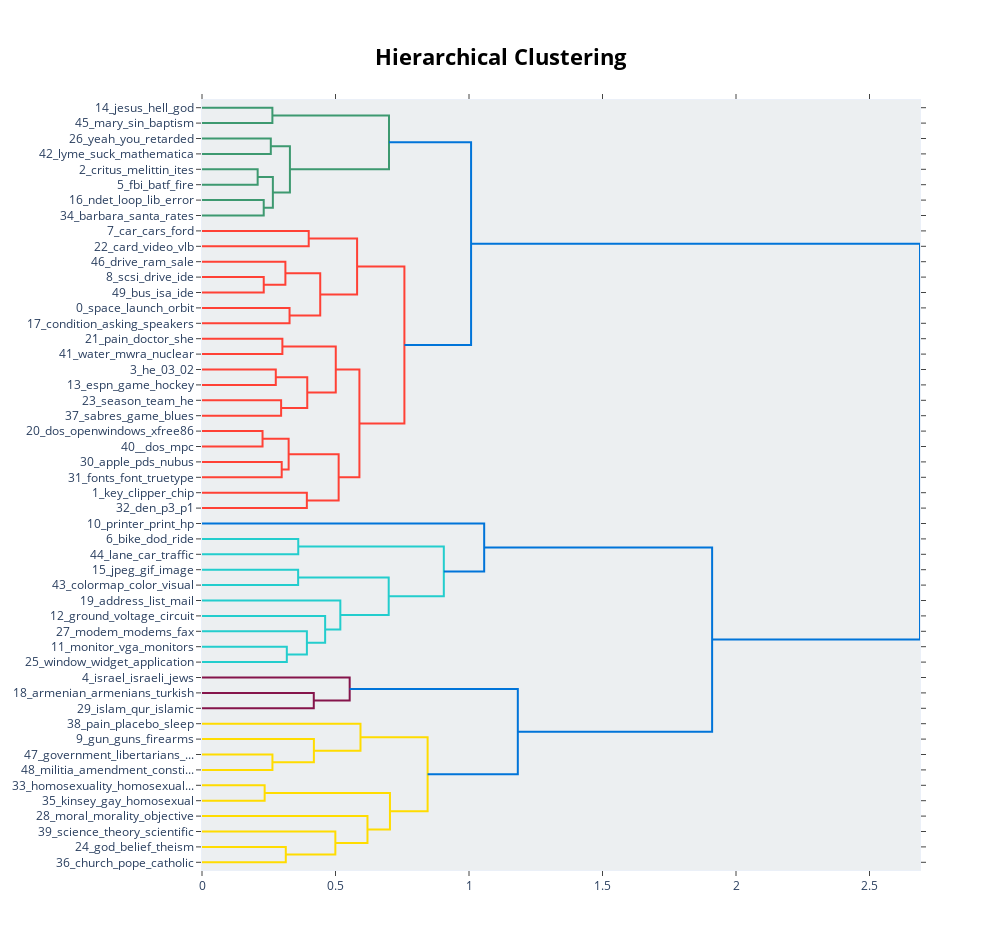

Notebook code for this chart:
### Code cell
topic_model.visualize_hierarchy(top_n_topics=50)

### Figure 1 — Plotly figure (JSON) as saved in the notebook; plotly's stock layout.template omitted (floating-point values rounded to 4 significant figures)
{"data": [{"hoverinfo": "text", "marker": {"color": "rgb(61,153,112)"}, "mode": "lines", "type": "scatter", "x": [0, 0.2636, 0.2636, 0], "xaxis": "x", "y": [-5, -5, -15, -15], "yaxis": "y"}, {"hoverinfo": "text", "marker": {"color": "rgb(61,153,112)"}, "mode": "lines", "type": "scatter", "x": [0, 0.2577, 0.2577, 0], "xaxis": "x", "y": [-25, -25, -35, -35], "yaxis": "y"}, {"hoverinfo": "text", "marker": {"color": "rgb(61,153,112)"}, "mode": "lines", "type": "scatter", "x": [0, 0.2085, 0.2085, 0], "xaxis": "x", "y": [-45, -45, -55, -55], "yaxis": "y"}, {"hoverinfo": "text", "marker": {"color": "rgb(61,153,112)"}, "mode": "lines", "type": "scatter", "x": [0, 0.2311, 0.2311, 0], "xaxis": "x", "y": [-65, -65, -75, -75], "yaxis": "y"}, {"hoverinfo": "text", "marker": {"color": "rgb(61,153,112)"}, "mode": "lines", "type": "scatter", "x": [0.2085, 0.2654, 0.2654, 0.2311], "xaxis": "x", "y": [-50, -50, -70, -70], "yaxis": "y"}, {"hoverinfo": "text", "marker": {"color": "rgb(61,153,112)"}, "mode": "lines", "type": "scatter", "x": [0.2577, 0.3293, 0.3293, 0.2654], "xaxis": "x", "y": [-30, -30, -60, -60], "yaxis": "y"}, {"hoverinfo": "text", "marker": {"color": "rgb(61,153,112)"}, "mode": "lines", "type": "scatter", "x": [0.2636, 0.7004, 0.7004, 0.3293], "xaxis": "x", "y": [-10, -10, -45, -45], "yaxis": "y"}, {"hoverinfo": "text", "marker": {"color": "rgb(255,65,54)"}, "mode": "lines", "type": "scatter", "x": [0, 0.3997, 0.3997, 0], "xaxis": "x", "y": [-85, -85, -95, -95], "yaxis": "y"}, {"hoverinfo": "text", "marker": {"color": "rgb(255,65,54)"}, "mode": "lines", "type": "scatter", "x": [0, 0.2312, 0.2312, 0], "xaxis": "x", "y": [-115, -115, -125, -125], "yaxis": "y"}, {"hoverinfo": "text", "marker": {"color": "rgb(255,65,54)"}, "mode": "lines", "type": "scatter", "x": [0, 0.3123, 0.3123, 0.2312], "xaxis": "x", "y": [-105, -105, -120, -120], "yaxis": "y"}, {"hoverinfo": "text", "marker": {"color": "rgb(255,65,54)"}, "mode": "lines", "type": "scatter", "x": [0, 0.3279, 0.3279, 0], "xaxis": "x", "y": [-135, -135, -145, -145], "yaxis": "y"}, {"hoverinfo": "text", "marker": {"color": "rgb(255,65,54)"}, "mode": "lines", "type": "scatter", "x": [0.3123, 0.4428, 0.4428, 0.3279], "xaxis": "x", "y": [-112.5, -112.5, -140, -140], "yaxis": "y"}, {"hoverinfo": "text", "marker": {"color": "rgb(255,65,54)"}, "mode": "lines", "type": "scatter", "x": [0.3997, 0.5809, 0.5809, 0.4428], "xaxis": "x", "y": [-90, -90, -126.2, -126.2], "yaxis": "y"}, {"hoverinfo": "text", "marker": {"color": "rgb(255,65,54)"}, "mode": "lines", "type": "scatter", "x": [0, 0.3011, 0.3011, 0], "xaxis": "x", "y": [-155, -155, -165, -165], "yaxis": "y"}, {"hoverinfo": "text", "marker": {"color": "rgb(255,65,54)"}, "mode": "lines", "type": "scatter", "x": [0, 0.2764, 0.2764, 0], "xaxis": "x", "y": [-175, -175, -185, -185], "yaxis": "y"}, {"hoverinfo": "text", "marker": {"color": "rgb(255,65,54)"}, "mode": "lines", "type": "scatter", "x": [0, 0.2963, 0.2963, 0], "xaxis": "x", "y": [-195, -195, -205, -205], "yaxis": "y"}, {"hoverinfo": "text", "marker": {"color": "rgb(255,65,54)"}, "mode": "lines", "type": "scatter", "x": [0.2764, 0.3942, 0.3942, 0.2963], "xaxis": "x", "y": [-180, -180, -200, -200], "yaxis": "y"}, {"hoverinfo": "text", "marker": {"color": "rgb(255,65,54)"}, "mode": "lines", "type": "scatter", "x": [0.3011, 0.501, 0.501, 0.3942], "xaxis": "x", "y": [-160, -160, -190, -190], "yaxis": "y"}, {"hoverinfo": "text", "marker": {"color": "rgb(255,65,54)"}, "mode": "lines", "type": "scatter", "x": [0, 0.2268, 0.2268, 0], "xaxis": "x", "y": [-215, -215, -225, -225], "yaxis": "y"}, {"hoverinfo": "text", "marker": {"color": "rgb(255,65,54)"}, "mode": "lines", "type": "scatter", "x": [0, 0.2985, 0.2985, 0], "xaxis": "x", "y": [-235, -235, -245, -245], "yaxis": "y"}, {"hoverinfo": "text", "marker": {"color": "rgb(255,65,54)"}, "mode": "lines", "type": "scatter", "x": [0.2268, 0.3245, 0.3245, 0.2985], "xaxis": "x", "y": [-220, -220, -240, -240], "yaxis": "y"}, {"hoverinfo": "text", "marker": {"color": "rgb(255,65,54)"}, "mode": "lines", "type": "scatter", "x": [0, 0.3927, 0.3927, 0], "xaxis": "x", "y": [-255, -255, -265, -265], "yaxis": "y"}, {"hoverinfo": "text", "marker": {"color": "rgb(255,65,54)"}, "mode": "lines", "type": "scatter", "x": [0.3245, 0.5118, 0.5118, 0.3927], "xaxis": "x", "y": [-230, -230, -260, -260], "yaxis": "y"}, {"hoverinfo": "text", "marker": {"color": "rgb(255,65,54)"}, "mode": "lines", "type": "scatter", "x": [0.501, 0.5896, 0.5896, 0.5118], "xaxis": "x", "y": [-175, -175, -245, -245], "yaxis": "y"}, {"hoverinfo": "text", "marker": {"color": "rgb(255,65,54)"}, "mode": "lines", "type": "scatter", "x": [0.5809, 0.758, 0.758, 0.5896], "xaxis": "x", "y": [-108.1, -108.1, -210, -210], "yaxis": "y"}, {"hoverinfo": "text", "marker": {"color": "rgb(0,116,217)"}, "mode": "lines", "type": "scatter", "x": [0.7004, 1.008, 1.008, 0.758], "xaxis": "x", "y": [-27.5, -27.5, -159.1, -159.1], "yaxis": "y"}, {"hoverinfo": "text", "marker": {"color": "rgb(35,205,205)"}, "mode": "lines", "type": "scatter", "x": [0, 0.3605, 0.3605, 0], "xaxis": "x", "y": [-285, -285, -295, -295], "yaxis": "y"}, {"hoverinfo": "text", "marker": {"color": "rgb(35,205,205)"}, "mode": "lines", "type": "scatter", "x": [0, 0.36, 0.36, 0], "xaxis": "x", "y": [-305, -305, -315, -315], "yaxis": "y"}, {"hoverinfo": "text", "marker": {"color": "rgb(35,205,205)"}, "mode": "lines", "type": "scatter", "x": [0, 0.3177, 0.3177, 0], "xaxis": "x", "y": [-355, -355, -365, -365], "yaxis": "y"}, {"hoverinfo": "text", "marker": {"color": "rgb(35,205,205)"}, "mode": "lines", "type": "scatter", "x": [0, 0.3928, 0.3928, 0.3177], "xaxis": "x", "y": [-345, -345, -360, -360], "yaxis": "y"}, {"hoverinfo": "text", "marker": {"color": "rgb(35,205,205)"}, "mode": "lines", "type": "scatter", "x": [0, 0.4612, 0.4612, 0.3928], "xaxis": "x", "y": [-335, -335, -352.5, -352.5], "yaxis": "y"}, {"hoverinfo": "text", "marker": {"color": "rgb(35,205,205)"}, "mode": "lines", "type": "scatter", "x": [0, 0.5181, 0.5181, 0.4612], "xaxis": "x", "y": [-325, -325, -343.8, -343.8], "yaxis": "y"}, {"hoverinfo": "text", "marker": {"color": "rgb(35,205,205)"}, "mode": "lines", "type": "scatter", "x": [0.36, 0.6992, 0.6992, 0.5181], "xaxis": "x", "y": [-310, -310, -334.4, -334.4], "yaxis": "y"}, {"hoverinfo": "text", "marker": {"color": "rgb(35,205,205)"}, "mode": "lines", "type": "scatter", "x": [0.3605, 0.9057, 0.9057, 0.6992], "xaxis": "x", "y": [-290, -290, -322.2, -322.2], "yaxis": "y"}, {"hoverinfo": "text", "marker": {"color": "rgb(0,116,217)"}, "mode": "lines", "type": "scatter", "x": [0, 1.057, 1.057, 0.9057], "xaxis": "x", "y": [-275, -275, -306.1, -306.1], "yaxis": "y"}, {"hoverinfo": "text", "marker": {"color": "rgb(133,20,75)"}, "mode": "lines", "type": "scatter", "x": [0, 0.4186, 0.4186, 0], "xaxis": "x", "y": [-385, -385, -395, -395], "yaxis": "y"}, {"hoverinfo": "text", "marker": {"color": "rgb(133,20,75)"}, "mode": "lines", "type": "scatter", "x": [0, 0.5531, 0.5531, 0.4186], "xaxis": "x", "y": [-375, -375, -390, -390], "yaxis": "y"}, {"hoverinfo": "text", "marker": {"color": "rgb(255,220,0)"}, "mode": "lines", "type": "scatter", "x": [0, 0.2638, 0.2638, 0], "xaxis": "x", "y": [-425, -425, -435, -435], "yaxis": "y"}, {"hoverinfo": "text", "marker": {"color": "rgb(255,220,0)"}, "mode": "lines", "type": "scatter", "x": [0, 0.419, 0.419, 0.2638], "xaxis": "x", "y": [-415, -415, -430, -430], "yaxis": "y"}, {"hoverinfo": "text", "marker": {"color": "rgb(255,220,0)"}, "mode": "lines", "type": "scatter", "x": [0, 0.5936, 0.5936, 0.419], "xaxis": "x", "y": [-405, -405, -422.5, -422.5], "yaxis": "y"}, {"hoverinfo": "text", "marker": {"color": "rgb(255,220,0)"}, "mode": "lines", "type": "scatter", "x": [0, 0.2346, 0.2346, 0], "xaxis": "x", "y": [-445, -445, -455, -455], "yaxis": "y"}, {"hoverinfo": "text", "marker": {"color": "rgb(255,220,0)"}, "mode": "lines", "type": "scatter", "x": [0, 0.3138, 0.3138, 0], "xaxis": "x", "y": [-485, -485, -495, -495], "yaxis": "y"}, {"hoverinfo": "text", "marker": {"color": "rgb(255,220,0)"}, "mode": "lines", "type": "scatter", "x": [0, 0.4994, 0.4994, 0.3138], "xaxis": "x", "y": [-475, -475, -490, -490], "yaxis": "y"}, {"hoverinfo": "text", "marker": {"color": "rgb(255,220,0)"}, "mode": "lines", "type": "scatter", "x": [0, 0.6198, 0.6198, 0.4994], "xaxis": "x", "y": [-465, -465, -482.5, -482.5], "yaxis": "y"}, {"hoverinfo": "text", "marker": {"color": "rgb(255,220,0)"}, "mode": "lines", "type": "scatter", "x": [0.2346, 0.704, 0.704, 0.6198], "xaxis": "x", "y": [-450, -450, -473.8, -473.8], "yaxis": "y"}, {"hoverinfo": "text", "marker": {"color": "rgb(255,220,0)"}, "mode": "lines", "type": "scatter", "x": [0.5936, 0.845, 0.845, 0.704], "xaxis": "x", "y": [-413.8, -413.8, -461.9, -461.9], "yaxis": "y"}, {"hoverinfo": "text", "marker": {"color": "rgb(0,116,217)"}, "mode": "lines", "type": "scatter", "x": [0.5531, 1.183, 1.183, 0.845], "xaxis": "x", "y": [-382.5, -382.5, -437.8, -437.8], "yaxis": "y"}, {"hoverinfo": "text", "marker": {"color": "rgb(0,116,217)"}, "mode": "lines", "type": "scatter", "x": [1.057, 1.911, 1.911, 1.183], "xaxis": "x", "y": [-290.5, -290.5, -410.2, -410.2], "yaxis": "y"}, {"hoverinfo": "text", "marker": {"color": "rgb(0,116,217)"}, "mode": "lines", "type": "scatter", "x": [1.008, 2.689, 2.689, 1.911], "xaxis": "x", "y": [-93.28, -93.28, -350.4, -350.4], "yaxis": "y"}], "layout": {"autosize": false, "height": 950, "hoverlabel": {"bgcolor": "white", "font": {"family": "Rockwell", "size": 16}}, "hovermode": "closest", "plot_bgcolor": "#ECEFF1", "showlegend": false, "title": {"font": {"color": "Black", "size": 22}, "text": "<b>Hierarchical Clustering", "x": 0.5, "xanchor": "center", "yanchor": "top"}, "width": 1000, "xaxis": {"autorange": true, "mirror": "allticks", "range": [0, 2.689], "rangemode": "tozero", "showgrid": false, "showline": true, "showticklabels": true, "ticks": "outside", "type": "linear", "zeroline": false}, "yaxis": {"mirror": "allticks", "range": [-500, 0], "rangemode": "tozero", "showgrid": false, "showline": true, "showticklabels": true, "tickmode": "array", "ticks": "outside", "ticktext": ["14_jesus_hell_god", "45_mary_sin_baptism", "26_yeah_you_retarded", "42_lyme_suck_mathematica", "2_critus_melittin_ites", "5_fbi_batf_fire", "16_ndet_loop_lib_error", "34_barbara_santa_rates", "7_car_cars_ford", "22_card_video_vlb", "46_drive_ram_sale", "8_scsi_drive_ide", "49_bus_isa_ide", "0_space_launch_orbit", "17_condition_asking_speakers", "21_pain_doctor_she", "41_water_mwra_nuclear", "3_he_03_02", "13_espn_game_hockey", "23_season_team_he", "37_sabres_game_blues", "20_dos_openwindows_xfree86", "40__dos_mpc", "30_apple_pds_nubus", "31_fonts_font_truetype", "1_key_clipper_chip", "32_den_p3_p1", "10_printer_print_hp", "6_bike_dod_ride", "44_lane_car_traffic", "15_jpeg_gif_image", "43_colormap_color_visual", "19_address_list_mail", "12_ground_voltage_circuit", "27_modem_modems_fax", "11_monitor_vga_monitors", "25_window_widget_application", "4_israel_israeli_jews", "18_armenian_armenians_turkish", "29_islam_qur_islamic", "38_pain_placebo_sleep", "9_gun_guns_firearms", "47_government_libertarians_...", "48_militia_amendment_consti...", "33_homosexuality_homosexual...", "35_kinsey_gay_homosexual", "28_moral_morality_objective", "39_science_theory_scientific", "24_god_belief_theism", "36_church_pope_catholic"], "tickvals": [-5, -15, -25, -35, -45, -55, -65, -75, -85, -95, -105, -115, -125, -135, -145, -155, -165, -175, -185, -195, -205, -215, -225, -235, -245, -255, -265, -275, -285, -295, -305, -315, -325, -335, -345, -355, -365, -375, -385, -395, -405, -415, -425, -435, -445, -455, -465, -475, -485, -495], "type": "linear", "zeroline": false}}}
